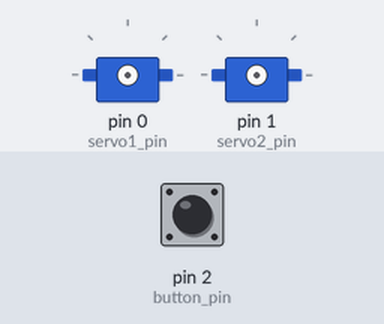
Bench run of a sketch on a simulated Arduino Uno, built with avr-gcc and run on an emulated ATmega328P. On the bench: 2 × servo. Wiring (inferred from the names in the program): 2 × servo: signal pin 0 / signal pin 1. The test bench sets the inputs (shaded band); at power-on: pin 2 (button_pin) HIGH. Servo pulses on a pin are drawn as a servo (544–2400 µs = 0–180°).

Above: at 1.2 s.
1.3 s: pin 2 (button_pin) pulled LOW for 0.15 s
At 2.3 s:
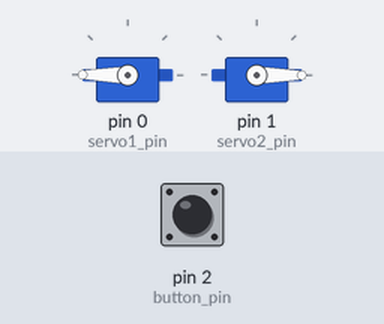
At 2.9 s:
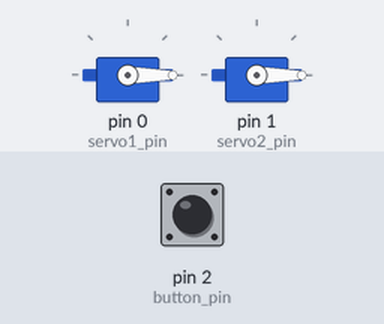
3.9 s: pin 2 (button_pin) pulled LOW for 3.2 s
At 4.2 s:
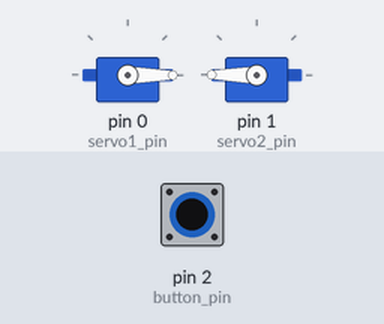
Timing chart, 0 to 8.6 s (numbered marks = the images above; inputs shaded):
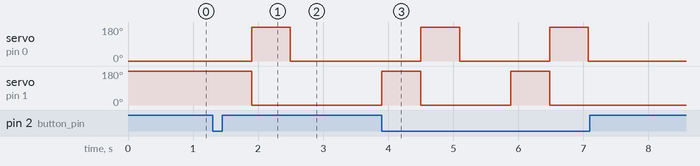

Measured:
- after the input at 1.3 s, servo on pin 0 (servo1_pin): 0° → 180° after 0.60 s, → 0° 0.60 s later; servo on pin 1 (servo2_pin): 180° → 0° after 0.60 s
- after the input at 3.9 s, servo on pin 0 (servo1_pin): alternates 180° for 0.60 s and 0° for 1.4 s, 4 changes in all, then stays 0°, starting after 0.60 s; servo on pin 1 (servo2_pin): alternates 180° for 0.60 s and 0° for 1.4 s, 4 changes in all, then stays 0°, starting at once

The sketch:

SMD_Flipper_ATTiny.ino
```cpp
/*
 Direct servo control by turning hardcoded PWM signal using delayMicroseconds().
 This is to control the SMD component flipper.
*/

const uint16_t servo1_pin = 0;
const uint16_t servo2_pin = 1;
const uint16_t button_pin = 2;

// Theoretical values
/*
#define MICROSECONDS_FOR_180 2000
#define MICROSECONDS_FOR_0 1000
#define MICROSECONDS_FOR_CYCLE 20000
*/
// Practical values
#define MICROSECONDS_FOR_180 2400
#define MICROSECONDS_FOR_0 500
#define MICROSECONDS_FOR_CYCLE 20600

void setup() {
  pinMode(servo1_pin, OUTPUT);
  pinMode(servo2_pin, OUTPUT);
  pinMode(button_pin, INPUT_PULLUP);
  digitalWrite(servo1_pin, LOW);
  digitalWrite(servo2_pin, LOW);
}

void loop() {
  if (digitalRead(button_pin) == LOW) {
    servoApply(MICROSECONDS_FOR_0,MICROSECONDS_FOR_180,600);
    servoApply(MICROSECONDS_FOR_180,MICROSECONDS_FOR_0,600);
    servoApply(MICROSECONDS_FOR_0,MICROSECONDS_FOR_0,800);
  }
}

void servoApply(uint32_t servoOnTime1, uint32_t servoOnTime2, uint32_t durationMS) {
  const uint32_t cycles = durationMS * 1000UL / MICROSECONDS_FOR_CYCLE;
  const uint32_t filltime = MICROSECONDS_FOR_CYCLE - servoOnTime1 - servoOnTime2;
  for(uint32_t i=0; i<cycles; i++) {
    digitalWrite(servo1_pin, HIGH);
    delayMicroseconds(servoOnTime1);
    digitalWrite(servo1_pin, LOW);
    digitalWrite(servo2_pin, HIGH);
    delayMicroseconds(servoOnTime2);
    digitalWrite(servo2_pin, LOW);
    delay(filltime/1000);
    delayMicroseconds(filltime%1000);
  }
}
```
